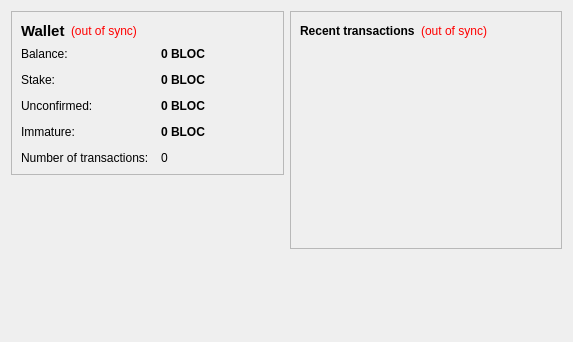
<?xml version="1.0" encoding="UTF-8"?>
<ui version="4.0">
 <class>OverviewPage</class>
 <widget class="QWidget" name="OverviewPage">
  <property name="geometry">
   <rect>
    <x>0</x>
    <y>0</y>
    <width>573</width>
    <height>342</height>
   </rect>
  </property>
  <property name="windowTitle">
   <string>Form</string>
  </property>
  <layout class="QHBoxLayout" name="horizontalLayout" stretch="1,1">
   <item>
    <layout class="QVBoxLayout" name="verticalLayout_2">
     <item>
      <widget class="QFrame" name="frame">
       <property name="frameShape">
        <enum>QFrame::StyledPanel</enum>
       </property>
       <property name="frameShadow">
        <enum>QFrame::Raised</enum>
       </property>
       <layout class="QVBoxLayout" name="verticalLayout_4">
        <item>
         <layout class="QHBoxLayout" name="horizontalLayout_4">
          <item>
           <widget class="QLabel" name="label_5">
            <property name="font">
             <font>
              <pointsize>11</pointsize>
              <weight>75</weight>
              <bold>true</bold>
             </font>
            </property>
            <property name="text">
             <string>Wallet</string>
            </property>
           </widget>
          </item>
          <item>
           <widget class="QLabel" name="labelWalletStatus">
            <property name="toolTip">
             <string>The displayed information may be out of date. Your wallet automatically synchronizes with the BitBlock network after a connection is established, but this process has not completed yet.</string>
            </property>
            <property name="styleSheet">
             <string notr="true">QLabel { color: red; }</string>
            </property>
            <property name="text">
             <string notr="true">(out of sync)</string>
            </property>
            <property name="alignment">
             <set>Qt::AlignLeading|Qt::AlignLeft|Qt::AlignVCenter</set>
            </property>
           </widget>
          </item>
          <item>
           <spacer name="horizontalSpacer_2">
            <property name="orientation">
             <enum>Qt::Horizontal</enum>
            </property>
            <property name="sizeHint" stdset="0">
             <size>
              <width>40</width>
              <height>20</height>
             </size>
            </property>
           </spacer>
          </item>
         </layout>
        </item>
        <item>
         <layout class="QFormLayout" name="formLayout_2">
          <property name="fieldGrowthPolicy">
           <enum>QFormLayout::AllNonFixedFieldsGrow</enum>
          </property>
          <property name="horizontalSpacing">
           <number>12</number>
          </property>
          <property name="verticalSpacing">
           <number>12</number>
          </property>
          <item row="0" column="0">
           <widget class="QLabel" name="label">
            <property name="text">
             <string>Balance:</string>
            </property>
           </widget>
          </item>
          <item row="0" column="1">
           <widget class="QLabel" name="labelBalance">
            <property name="font">
             <font>
              <weight>75</weight>
              <bold>true</bold>
             </font>
            </property>
            <property name="cursor">
             <cursorShape>IBeamCursor</cursorShape>
            </property>
            <property name="toolTip">
             <string>Your current balance</string>
            </property>
            <property name="text">
             <string notr="true">0 BLOC</string>
            </property>
            <property name="textInteractionFlags">
             <set>Qt::LinksAccessibleByMouse|Qt::TextSelectableByKeyboard|Qt::TextSelectableByMouse</set>
            </property>
           </widget>
          </item>
          <item row="1" column="0">
           <widget class="QLabel" name="label_6">
            <property name="text">
             <string>Stake:</string>
            </property>
           </widget>
          </item>
          <item row="1" column="1">
           <widget class="QLabel" name="labelStake">
            <property name="font">
             <font>
              <weight>75</weight>
              <bold>true</bold>
             </font>
            </property>
            <property name="cursor">
             <cursorShape>IBeamCursor</cursorShape>
            </property>
            <property name="toolTip">
             <string>Total of coins that was staked, and do not yet count toward the current balance</string>
            </property>
            <property name="text">
             <string notr="true">0 BLOC</string>
            </property>
            <property name="textInteractionFlags">
             <set>Qt::LinksAccessibleByMouse|Qt::TextSelectableByKeyboard|Qt::TextSelectableByMouse</set>
            </property>
           </widget>
          </item>
          <item row="2" column="0">
           <widget class="QLabel" name="label_3">
            <property name="text">
             <string>Unconfirmed:</string>
            </property>
           </widget>
          </item>
          <item row="2" column="1">
           <widget class="QLabel" name="labelUnconfirmed">
            <property name="font">
             <font>
              <weight>75</weight>
              <bold>true</bold>
             </font>
            </property>
            <property name="cursor">
             <cursorShape>IBeamCursor</cursorShape>
            </property>
            <property name="toolTip">
             <string>Total of transactions that have yet to be confirmed, and do not yet count toward the current balance</string>
            </property>
            <property name="text">
             <string notr="true">0 BLOC</string>
            </property>
            <property name="textInteractionFlags">
             <set>Qt::LinksAccessibleByMouse|Qt::TextSelectableByKeyboard|Qt::TextSelectableByMouse</set>
            </property>
           </widget>
          </item>
          <item row="3" column="0">
           <widget class="QLabel" name="labelImmatureText">
            <property name="text">
             <string>Immature:</string>
            </property>
           </widget>
          </item>
          <item row="3" column="1">
           <widget class="QLabel" name="labelImmature">
            <property name="font">
             <font>
              <weight>75</weight>
              <bold>true</bold>
             </font>
            </property>
            <property name="toolTip">
             <string>Mined balance that has not yet matured</string>
            </property>
            <property name="text">
             <string notr="true">0 BLOC</string>
            </property>
            <property name="textInteractionFlags">
             <set>Qt::LinksAccessibleByMouse|Qt::TextSelectableByKeyboard|Qt::TextSelectableByMouse</set>
            </property>
           </widget>
          </item>
          <item row="4" column="0">
           <widget class="QLabel" name="label_2">
            <property name="text">
             <string>Number of transactions:</string>
            </property>
           </widget>
          </item>
          <item row="4" column="1">
           <widget class="QLabel" name="labelNumTransactions">
            <property name="toolTip">
             <string>Total number of transactions in wallet</string>
            </property>
            <property name="text">
             <string notr="true">0</string>
            </property>
           </widget>
          </item>
         </layout>
        </item>
       </layout>
      </widget>
     </item>
     <item>
      <widget class="QLabel" name="label_wallet_bgcoin">
       <property name="text">
        <string/>
       </property>
       <property name="pixmap">
        <pixmap resource="../BitBlock.qrc">:/images/wallet_bgcoin</pixmap>
       </property>
      </widget>
     </item>
     <item>
      <spacer name="verticalSpacer">
       <property name="orientation">
        <enum>Qt::Vertical</enum>
       </property>
       <property name="sizeHint" stdset="0">
        <size>
         <width>20</width>
         <height>40</height>
        </size>
       </property>
      </spacer>
     </item>
    </layout>
   </item>
   <item>
    <layout class="QVBoxLayout" name="verticalLayout_3">
     <item>
      <widget class="QFrame" name="frame_2">
       <property name="frameShape">
        <enum>QFrame::StyledPanel</enum>
       </property>
       <property name="frameShadow">
        <enum>QFrame::Raised</enum>
       </property>
       <layout class="QVBoxLayout" name="verticalLayout">
        <item>
         <layout class="QHBoxLayout" name="horizontalLayout_2">
          <item>
           <widget class="QLabel" name="label_4">
            <property name="text">
             <string>&lt;b&gt;Recent transactions&lt;/b&gt;</string>
            </property>
           </widget>
          </item>
          <item>
           <widget class="QLabel" name="labelTransactionsStatus">
            <property name="toolTip">
             <string>The displayed information may be out of date. Your wallet automatically synchronizes with the BitBlock network after a connection is established, but this process has not completed yet.</string>
            </property>
            <property name="styleSheet">
             <string notr="true">QLabel { color: red; }</string>
            </property>
            <property name="text">
             <string notr="true">(out of sync)</string>
            </property>
            <property name="alignment">
             <set>Qt::AlignRight|Qt::AlignTrailing|Qt::AlignVCenter</set>
            </property>
           </widget>
          </item>
          <item>
           <spacer name="horizontalSpacer">
            <property name="orientation">
             <enum>Qt::Horizontal</enum>
            </property>
            <property name="sizeHint" stdset="0">
             <size>
              <width>40</width>
              <height>20</height>
             </size>
            </property>
           </spacer>
          </item>
         </layout>
        </item>
        <item>
         <widget class="QListView" name="listTransactions">
          <property name="styleSheet">
           <string notr="true">QListView { background: transparent; }</string>
          </property>
          <property name="frameShape">
           <enum>QFrame::NoFrame</enum>
          </property>
          <property name="verticalScrollBarPolicy">
           <enum>Qt::ScrollBarAlwaysOff</enum>
          </property>
          <property name="horizontalScrollBarPolicy">
           <enum>Qt::ScrollBarAlwaysOff</enum>
          </property>
          <property name="selectionMode">
           <enum>QAbstractItemView::NoSelection</enum>
          </property>
         </widget>
        </item>
       </layout>
      </widget>
     </item>
     <item>
      <widget class="QLabel" name="label_BitBlock_Intro">
       <property name="text">
        <string></string>
       </property>
      </widget>
     </item>
     <item>
      <spacer name="verticalSpacer_2">
       <property name="orientation">
        <enum>Qt::Vertical</enum>
       </property>
       <property name="sizeHint" stdset="0">
        <size>
         <width>20</width>
         <height>40</height>
        </size>
       </property>
      </spacer>
     </item>
    </layout>
   </item>
  </layout>
 </widget>
 <resources>
  <include location="../BitBlock.qrc"/>
 </resources>
 <connections/>
</ui>
